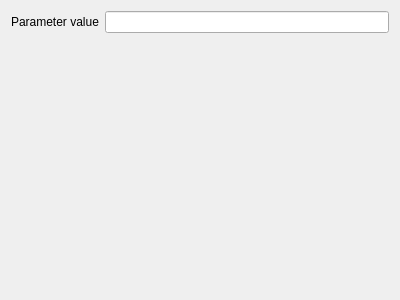
<?xml version="1.0" encoding="utf-8"?>
<!--
######################################################################################################################
# Copyright (C) 2017 - 2019 Spine project consortium
# This file is part of Spine Toolbox.
# Spine Toolbox is free software: you can redistribute it and/or modify it under the terms of the GNU Lesser General
# Public License as published by the Free Software Foundation, either version 3 of the License, or (at your option)
# any later version. This program is distributed in the hope that it will be useful, but WITHOUT ANY WARRANTY;
# without even the implied warranty of MERCHANTABILITY or FITNESS FOR A PARTICULAR PURPOSE. See the GNU Lesser General
# Public License for more details. You should have received a copy of the GNU Lesser General Public License along with
# this program. If not, see <http://www.gnu.org/licenses/>.
######################################################################################################################
-->
<ui version="4.0">
 <class>NumberEditor</class>
 <widget class="QWidget" name="NumberEditor">
  <property name="geometry">
   <rect>
    <x>0</x>
    <y>0</y>
    <width>400</width>
    <height>300</height>
   </rect>
  </property>
  <property name="windowTitle">
   <string>Form</string>
  </property>
  <layout class="QVBoxLayout" name="verticalLayout">
   <item>
    <layout class="QFormLayout" name="edit_layout">
     <item row="0" column="0">
      <widget class="QLabel" name="value_edit_label">
       <property name="text">
        <string>Parameter value</string>
       </property>
      </widget>
     </item>
     <item row="0" column="1">
      <widget class="QLineEdit" name="value_edit"/>
     </item>
    </layout>
   </item>
  </layout>
 </widget>
 <resources/>
 <connections/>
</ui>
